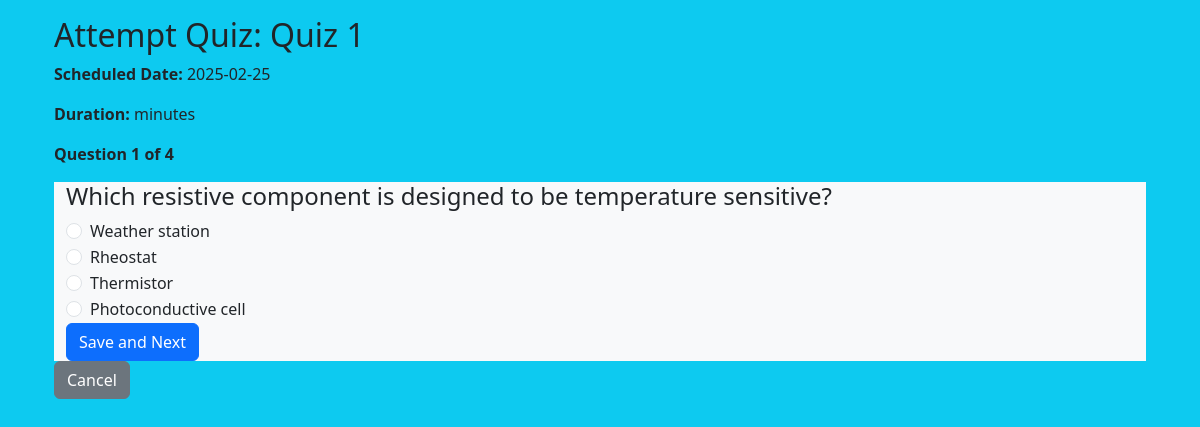
Screenshot of /user/attempt_quiz/4 (signed in) with the database file from the repository.
### models/models.py (models this page shows)
class Quiz(db.Model):
    __tablename__ = "quizzes"
    id = db.Column(db.Integer, primary_key=True, autoincrement=True)
    chapter_id = db.Column(db.Integer, db.ForeignKey('chapters.id'), nullable=False)
    name = db.Column(db.String(50), nullable=False)
    description = db.Column(db.Text)
    remarks = db.Column(db.Text)
    date_of_quiz = db.Column(db.Date)
    chapter = db.relationship('Chapter', back_populates='quizzes')
    questions = db.relationship('Question', back_populates='quiz',cascade="all, delete-orphan")
    scores = db.relationship('Score', back_populates='quiz',cascade="all, delete-orphan")

class Question(db.Model):
    __tablename__ = "questions"
    id = db.Column(db.Integer, primary_key=True, autoincrement=True)
    quiz_id = db.Column(db.Integer, db.ForeignKey('quizzes.id'), nullable=False)
    question_statement = db.Column(db.Text, nullable=False)
    choice1 = db.Column(db.Text, nullable=False)
    choice2 = db.Column(db.Text, nullable=False)
    choice3 = db.Column(db.Text)
    choice4 = db.Column(db.Text)
    correct_answer = db.Column(db.Integer,nullable=False)
    score = db.Column(db.Integer)
    quiz = db.relationship('Quiz', back_populates='questions')

### controllers/controllers.py (the view, shortened to what this page needs)
@controllers.route('/user/attempt_quiz/<int:quiz_id>', methods=['GET', 'POST'])
def attempt_quiz(quiz_id):
    if not check_role('user'):
        flash('Access denied. You must be logged in as a user.')
        return redirect(url_for('controllers.login'))
    quiz = Quiz.query.get_or_404(quiz_id)
    today = datetime.now().date()
    if quiz.date_of_quiz > today:
        flash('Quiz Expired. Try other quiz')
        return redirect(url_for('controllers.user_dashboard'))
    questions = Question.query.filter_by(quiz_id=quiz_id).all()
    total_questions = len(questions)
    current_question_index = session.get(f'quiz_{quiz_id}_current_question', 0)
    current_question = questions[current_question_index]
    return render_template(
        'user_attempt_quiz.html',
        quiz=quiz,
        question=current_question,
        current_question_index=current_question_index + 1,
        total_questions=total_questions
    )

### controllers/controllers.py (called while the page is built)
def check_role(role):
    if 'user_id' in session and session['role']==role:
        return True
    return False

### templates/user_attempt_quiz.html (shortened to what this page needs)
{% extends 'layout.html' %}
{% block body %}
<div class="container">
    <h2>Attempt Quiz: {{ quiz.name }}</h2>
    <p><strong>Scheduled Date:</strong> {{ quiz.date_of_quiz }}</p>
    <p><strong>Duration:</strong> {{ quiz.duration }} minutes</p>
    <p><strong>Question {{ current_question_index }} of {{ total_questions }}</strong></p>
<div class="container-fluid bg-light">
    <form method="POST">
        <h4>{{ question.question_statement }}</h4>
        <div class="form-check">
            <input class="form-check-input" type="radio" name="answer" id="choice1" value="1" required>
            <label class="form-check-label" for="choice1">{{ question.choice1 }}</label>
        </div>
        <div class="form-check">
            <input class="form-check-input" type="radio" name="answer" id="choice2" value="2">
            <label class="form-check-label" for="choice2">{{ question.choice2 }}</label>
        </div>
        {% if question.choice3 %}
        <div class="form-check">
            <input class="form-check-input" type="radio" name="answer" id="choice3" value="3">
            <label class="form-check-label" for="choice3">{{ question.choice3 }}</label>
        </div>
        {% endif %}
        {% if question.choice4 %}
        <div class="form-check">
            <input class="form-check-input" type="radio" name="answer" id="choice4" value="4">
            <label class="form-check-label" for="choice4">{{ question.choice4 }}</label>
        </div>
        {% endif %}
        {% if current_question_index == total_questions %}
        <button type="submit" name="submit" class="btn btn-success">Submit</button>
        {% else %}
        <button type="submit" name="save_and_next" class="btn btn-primary">Save and Next</button>
        {% endif %}
    </form>
</div>
    <a href="{{ url_for('controllers.available_quizzes') }}" class="btn btn-secondary">Cancel</a>
</div>
{% endblock %}

### rows the page displays
Quiz: name "Quiz 1", date_of_quiz "2025-02-25"
Question: question_statement "Which resistive component is designed to be temperature sensitive?", choice1 "Weather station", choice2 "Rheostat", choice3 "Thermistor", choice4 "Photoconductive cell"

### other values shown
{{ current_question_index }} "1"
{{ total_questions }} "4"
